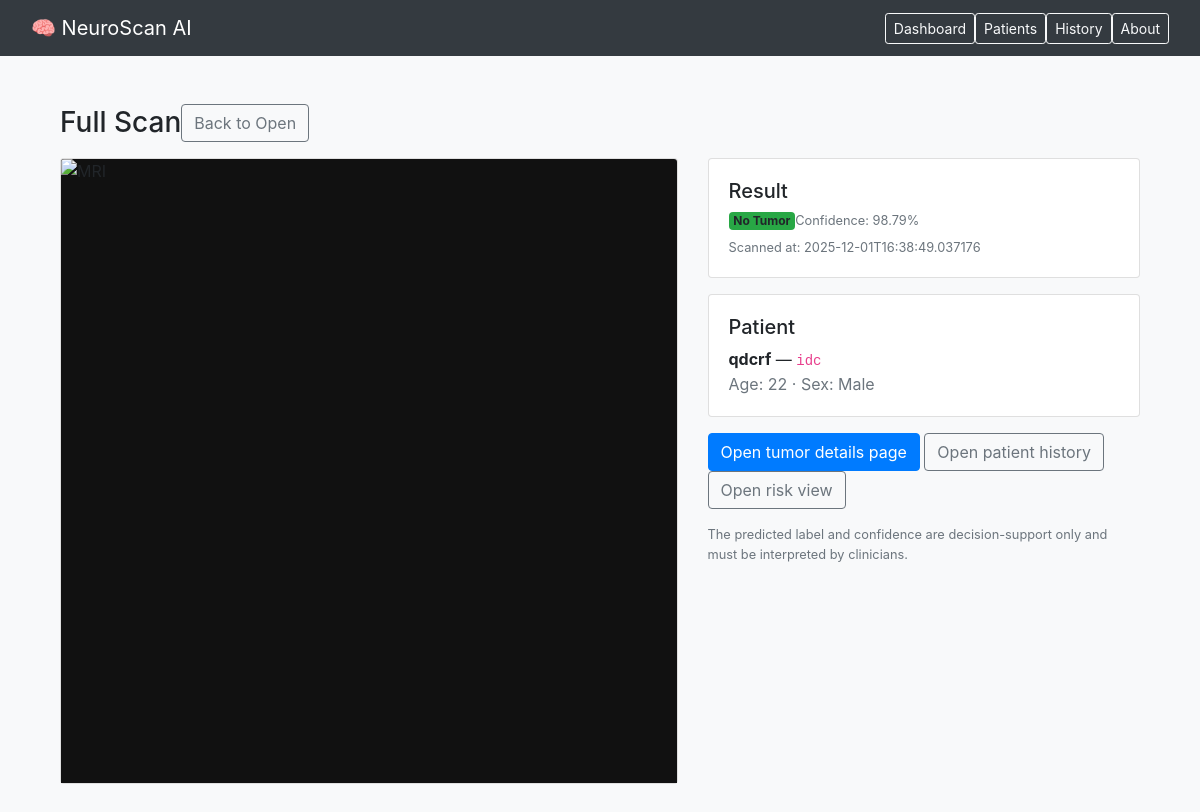
The page /open/27 on the database its author committed.
### tables this page shows
CREATE TABLE scans (
                id INTEGER PRIMARY KEY AUTOINCREMENT,
                filename TEXT NOT NULL,
                label TEXT NOT NULL,
                confidence REAL NOT NULL,
                created_at TEXT NOT NULL
            , patient_id TEXT);

CREATE TABLE patients (
                id INTEGER PRIMARY KEY AUTOINCREMENT,
                patient_id TEXT UNIQUE NOT NULL,
                name TEXT NOT NULL,
                age INTEGER,
                sex TEXT,
                created_at TEXT NOT NULL
            );

### app.py (the view)
@app.route("/open/<int:scan_id>")
def open_full(scan_id):
    scan = get_scan(scan_id)
    if not scan:
        return "Scan not found", 404
    patient = get_patient(scan["patient_id"])
    image_url = url_for("static", filename=f"uploads/{scan['filename']}")
    return render_template("open_full.html", scan=scan, patient=patient, image_url=image_url)

### app.py (called while the page is built)
def DB():
    return sqlite3.connect(DB_PATH)

def get_patient(patient_id: str):
    with DB() as con:
        con.row_factory = sqlite3.Row
        cur = con.cursor()
        cur.execute("SELECT * FROM patients WHERE patient_id=?", (patient_id,))
        r = cur.fetchone()
        return dict(r) if r else None

def get_scan(scan_id: int):
    with DB() as con:
        con.row_factory = sqlite3.Row
        cur = con.cursor()
        cur.execute("SELECT * FROM scans WHERE id=?", (scan_id,))
        r = cur.fetchone()
        return dict(r) if r else None

### templates/open_full.html
{% extends "base.html" %}
{% block content %}
<div class="container py-4">
  <div class="d-flex align-items-center mb-3">
    <h3 class="mb-0">Full Scan</h3>
    <a class="btn btn-outline-secondary ms-auto" href="{{ url_for('open_gallery') }}">Back to Open</a>
  </div>
  <div class="row g-3">
    <div class="col-lg-7">
      <div class="card shadow-sm">
        <img src="{{ image_url }}" class="card-img-top" alt="MRI"
             style="width:100%; height:78vh; object-fit:contain; background:#111;">
      </div>
    </div>
    <div class="col-lg-5">
      <div class="card shadow-sm mb-3">
        <div class="card-body">
          <h5>Result</h5>
          <div class="d-flex align-items-center gap-2">
            <span class="badge {{ 'bg-danger' if scan.label=='Tumor' else 'bg-success' }}">{{ scan.label }}</span>
            <span class="text-muted small">Confidence: {{ (scan.confidence*100)|round(2) }}%</span>
          </div>
          <div class="text-muted small mt-2">Scanned at: {{ scan.created_at }}</div>
        </div>
      </div>
      <div class="card shadow-sm mb-3">
        <div class="card-body">
          <h5>Patient</h5>
          <div><b>{{ patient.name }}</b> — <code>{{ patient.patient_id }}</code></div>
          <div class="text-muted">Age: {{ patient.age or 'N/A' }} · Sex: {{ patient.sex or 'N/A' }}</div>
        </div>
      </div>
      <div class="d-grid gap-2">
        <a class="btn btn-primary" href="{{ url_for('tumor_details', scan_id=scan.id) }}">Open tumor details page</a>
        <a class="btn btn-outline-secondary" href="{{ url_for('patient_page', patient_id=patient.patient_id) }}">Open patient history</a>
        <a class="btn btn-outline-secondary" href="{{ url_for('risk', patient_id=patient.patient_id) }}">Open risk view</a>
      </div>
      <p class="small text-muted mt-3 mb-0">
        The predicted label and confidence are decision-support only and must be interpreted by clinicians.
      </p>
    </div>
  </div>
</div>
{% endblock %}

### rows shown on the page
scans: label "No Tumor", (scan.confidence*100)|round(2) "98.79", created_at "2025-12-01T16:38:49.037176"
patients: name "qdcrf", patient_id "idc", age "22", sex "Male"
